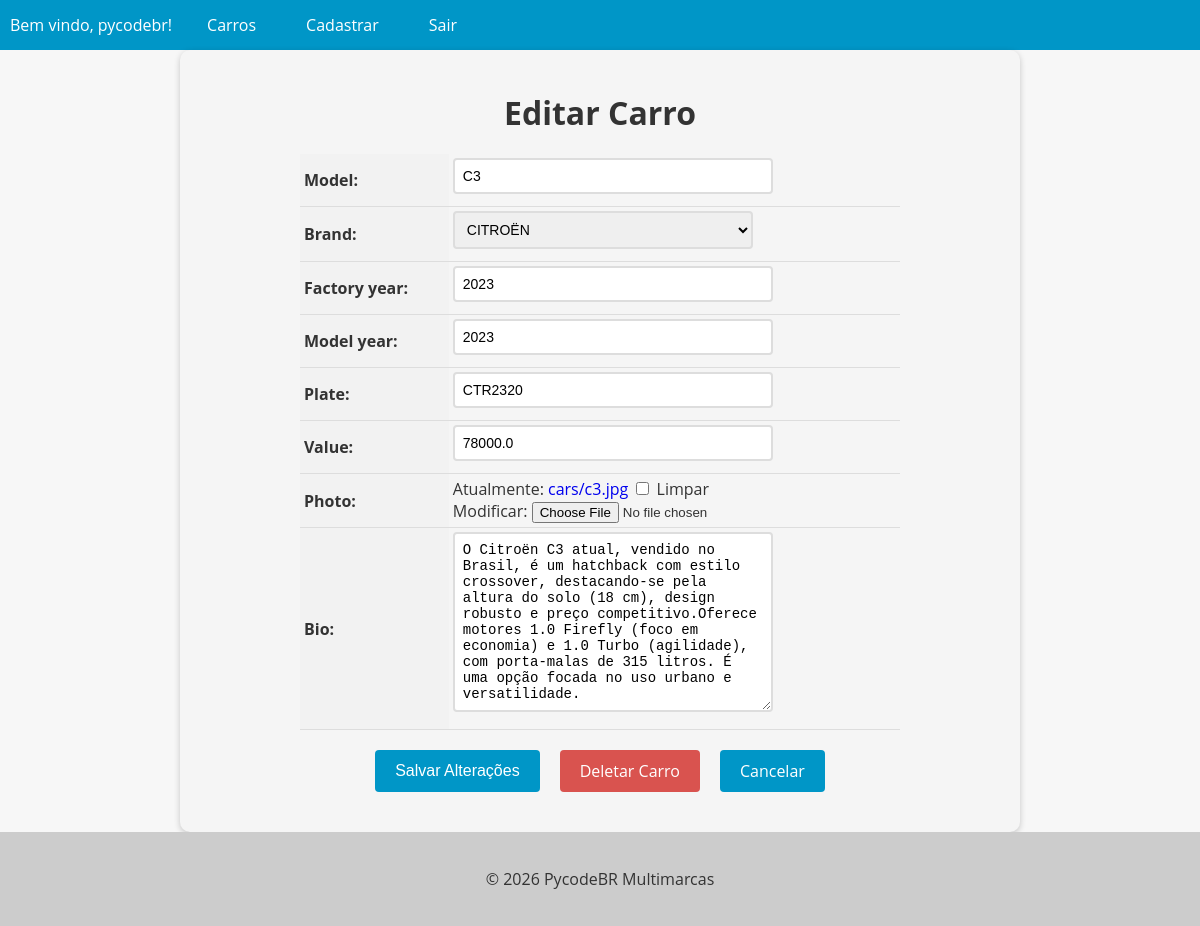
The page /cars/12/update/ (signed in) on the database its author committed.
### cars/models.py (models this page shows, shortened)
class Car(models.Model):
    id = models.AutoField(primary_key=True)
    model = models.CharField(max_length=200)
    brand = models.ForeignKey(Brand, on_delete=models.PROTECT, related_name='car_brand')
    factory_year = models.IntegerField(blank=True, null=True)
    model_year = models.IntegerField(blank=True, null=True)
    plate = models.CharField(max_length=10, blank=True, null=True)
    value = models.FloatField(blank=True, null=True)
    photo = models.ImageField(upload_to='cars/', blank=True, null=True)
    bio = models.TextField(blank=True, null=True)

### cars/views.py (the view, shortened to what this page needs)
# urls.py: path('cars/<int:pk>/update/', CarUpdateView.as_view(), name='car_update'),
@method_decorator(login_required(login_url='login'), name='dispatch')
class CarUpdateView(UpdateView):
    model = Car
    form_class = CarModelForm
    template_name = 'car_update.html'
    success_url = '/cars/'

### cars/forms.py
class CarModelForm(forms.ModelForm):
    class Meta:
        model = Car
        fields = '__all__'

### cars/models.py (called while the page is built)
    def __str__(self):
        return self.name

### cars/templates/car_update.html (shortened to what this page needs)
{% extends "base.html" %}
{% block content %}
  <form method="post" enctype="multipart/form-data">
    <h1>Editar Carro</h1>
    <table>
      {{ form.as_table }}
    </table>
    <div>
      <div class="buttons-container">
        <input type="submit" value="Salvar Alterações" class="btn btn-primary">
        <a href="{% url 'car_delete' pk=object.pk %}" class="btn btn-danger">Deletar Carro</a>
        <a href="{% url 'cars_list' %}" class="btn btn-secondary">Cancelar</a>
      </div>
    </div>
  </form>
{% endblock %}

### app/templates/base.html (shortened to what this page needs)
<!DOCTYPE html>
<html lang="en">
<head>
</head>
<body>
  <header>
    <nav>
      <ul>
        {% if user.is_authenticated %}
        <li> Bem vindo, {{ user.username }}!</li>
        <li><a href="{% url 'cars_list' %}">Carros</a></li>
        <li><a href="{% url 'new_car' %}">Cadastrar</a></li>
        {% endif %}
        {%if user.is_authenticated %}
          <li><a href="{% url 'logout' %}">Sair</a></li>
        {% endif %}
      </ul>
    </nav>
  </header>
  <main>
    {% block content %}
    {% endblock %}
  </main>
  <footer>
    <p>&copy; 2026 PycodeBR Multimarcas</p>
  </footer>
</body>
</html>

### app/templates/base.html (style rules this page uses)
body { font-family: 'Open Sans', sans-serif; background-color: #f7f7f7; color: #333; margin: 0; padding: 0; }
header { background-color: #0096c7; color: #fff; text-align: center; }
footer { background-color: #ccc; color: #333; padding: 20px; text-align: center; }
nav { background-color: #0096c7; color: #fff; height: 50px; display: flex; justify-content: space-between; align-items: center; }
nav ul { list-style: none; margin: 0; padding: 0; display: flex; }
nav ul li { margin: 0 10px; }
nav ul li a { color: #fff; text-decoration: none; font-size: 16px; padding: 15px; transition: all 0.3s ease; }

### cars/templates/car_update.html (style rules this page uses)
form { max-width: 800px; margin: 0 auto; padding: 20px; background-color: #f5f5f5; border-radius: 10px; box-shadow: 0 2px 6px rgba(0, 0, 0, 0.2); }
form h1 { font-size: 2rem; margin-bottom: 20px; text-align: center; }
table { margin: 0 auto; border-collapse: collapse; width: 100%; max-width: 600px; }
th, td { padding: 4px; text-align: left; border-bottom: 1px solid #ddd; }
th { background-color: #f2f2f2; }
input[type="text"], input[type="number"], select, textarea { padding: 8px; font-size: 14px; border: 2px solid #ddd; border-radius: 4px; width: 100%; max-width: 300px; margin-bottom: 8px; transition: border-bottom-color 0.3s ease-in-out; }
.btn { background-color: #0096c7; color: #fff; border: none; padding: 10px 20px; font-size: 16px; border-radius: 4px; cursor: pointer; transition: background-color 0.3s ease-in-out; }
.buttons-container { display: flex; justify-content: center; margin-top: 20px; margin-bottom: 20px; }
.btn { display: inline-block; background-color: #0096c7; color: #fff; border: none; padding: 10px 20px; font-size: 16px; border-radius: 4px; cursor: pointer; transition: background-color 0.3s ease-in-out; margin: 0 10px; }
.btn-danger { background-color: #d9534f; text-decoration: none !important; }
a { text-decoration: none !important; }

### rows shown on the page
Car: model "C3", brand "CITROËN", factory_year "2023", model_year "2023", plate "CTR2320", value "78000.0", bio "O Citroën C3 atual, vendido no Brasil, é um hatchback com estilo crossover, destacando-se pela altura do solo (18 cm), design robusto e preço competitivo.Oferece motores 1.0 Firefly (foco em economia) e 1.0 Turbo (agilidade), com porta-malas de 315 litros. É uma opção focada no uso urbano e versatilidade."

### other values the page prints
{{ user.username }} "pycodebr"
